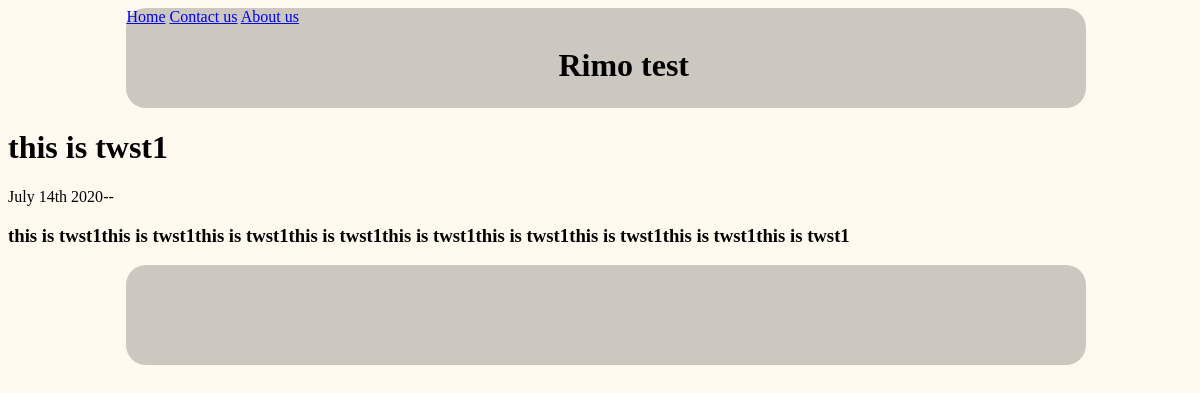
The app's page /blog/2/ with its own data.
### blog/models.py (models this page shows, shortened)
class Blog(models.Model):
        title =models.CharField(max_length = 100)
        description =models.TextField()
        date =models.DateTimeField()

### blog/views.py (the view)
def detail(request,blog_id):
    blog = get_object_or_404(Blog, pk=blog_id)
    return render (request, 'Blog/detail.html', {'blog':blog})

### blog/templates/Blog/detail.html
{% extends 'portfolio/base.html' %}
{% block content %}
<h1>{{blog.title}}</h1>
<p>{{blog.date|date:'F jS Y'}}--</p>
<h3>{{blog.description}}</h3>
{% endblock %}

### portfolio/static/portfolio/style.css (style rules this page uses)
body { background: floralwhite; }

### records on screen
Blog: title "this is twst1", date "July 14th 2020", description "this is twst1this is twst1this is twst1this is twst1this is twst1this is twst1this is twst1this is twst1this is twst1"
